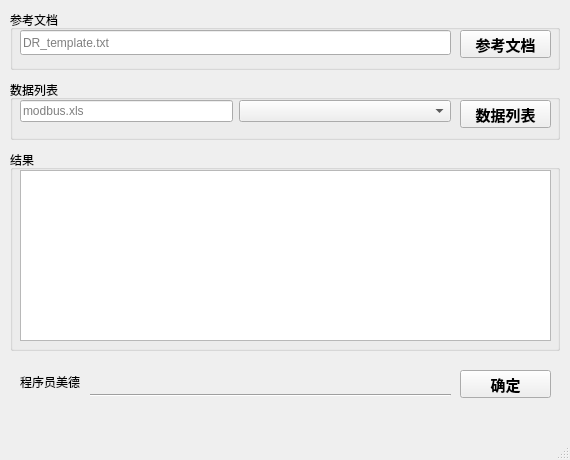
<?xml version="1.0" encoding="UTF-8"?>
<ui version="4.0">
 <class>MainWindow</class>
 <widget class="QMainWindow" name="MainWindow">
  <property name="geometry">
   <rect>
    <x>0</x>
    <y>0</y>
    <width>570</width>
    <height>460</height>
   </rect>
  </property>
  <property name="windowTitle">
   <string>MainWindow</string>
  </property>
  <widget class="QWidget" name="centralwidget">
   <widget class="QLabel" name="Bottom_label">
    <property name="geometry">
     <rect>
      <x>20</x>
      <y>372</y>
      <width>131</width>
      <height>20</height>
     </rect>
    </property>
    <property name="font">
     <font>
      <family>Arial</family>
      <pointsize>9</pointsize>
      <weight>50</weight>
      <bold>false</bold>
     </font>
    </property>
    <property name="frameShape">
     <enum>QFrame::NoFrame</enum>
    </property>
    <property name="frameShadow">
     <enum>QFrame::Plain</enum>
    </property>
    <property name="text">
     <string>程序员美德</string>
    </property>
   </widget>
   <widget class="QPushButton" name="Bottom_pushButton">
    <property name="geometry">
     <rect>
      <x>460</x>
      <y>370</y>
      <width>91</width>
      <height>28</height>
     </rect>
    </property>
    <property name="sizePolicy">
     <sizepolicy hsizetype="Minimum" vsizetype="Fixed">
      <horstretch>0</horstretch>
      <verstretch>0</verstretch>
     </sizepolicy>
    </property>
    <property name="baseSize">
     <size>
      <width>0</width>
      <height>0</height>
     </size>
    </property>
    <property name="font">
     <font>
      <family>Arial</family>
      <pointsize>11</pointsize>
      <weight>75</weight>
      <bold>true</bold>
     </font>
    </property>
    <property name="text">
     <string>确定</string>
    </property>
   </widget>
   <widget class="QGroupBox" name="Top_groupBox">
    <property name="geometry">
     <rect>
      <x>10</x>
      <y>10</y>
      <width>550</width>
      <height>60</height>
     </rect>
    </property>
    <property name="font">
     <font>
      <family>Arial</family>
     </font>
    </property>
    <property name="title">
     <string>参考文档</string>
    </property>
    <widget class="QLineEdit" name="Top_lineEdit">
     <property name="geometry">
      <rect>
       <x>10</x>
       <y>20</y>
       <width>431</width>
       <height>25</height>
      </rect>
     </property>
     <property name="sizePolicy">
      <sizepolicy hsizetype="Preferred" vsizetype="Maximum">
       <horstretch>0</horstretch>
       <verstretch>0</verstretch>
      </sizepolicy>
     </property>
     <property name="placeholderText">
      <string>DR_template.txt</string>
     </property>
    </widget>
    <widget class="QPushButton" name="Top_pushButton">
     <property name="geometry">
      <rect>
       <x>450</x>
       <y>20</y>
       <width>91</width>
       <height>28</height>
      </rect>
     </property>
     <property name="sizePolicy">
      <sizepolicy hsizetype="Minimum" vsizetype="Fixed">
       <horstretch>0</horstretch>
       <verstretch>0</verstretch>
      </sizepolicy>
     </property>
     <property name="baseSize">
      <size>
       <width>0</width>
       <height>0</height>
      </size>
     </property>
     <property name="font">
      <font>
       <family>Arial</family>
       <pointsize>11</pointsize>
       <weight>75</weight>
       <bold>true</bold>
      </font>
     </property>
     <property name="text">
      <string>参考文档</string>
     </property>
    </widget>
   </widget>
   <widget class="QGroupBox" name="Mid_groupBox">
    <property name="geometry">
     <rect>
      <x>10</x>
      <y>80</y>
      <width>550</width>
      <height>60</height>
     </rect>
    </property>
    <property name="font">
     <font>
      <family>Arial</family>
     </font>
    </property>
    <property name="title">
     <string>数据列表</string>
    </property>
    <widget class="QWidget" name="horizontalLayoutWidget_2">
     <property name="geometry">
      <rect>
       <x>10</x>
       <y>20</y>
       <width>431</width>
       <height>23</height>
      </rect>
     </property>
     <layout class="QHBoxLayout" name="horizontalLayout_2">
      <item>
       <widget class="QLineEdit" name="Mid_lineEdit">
        <property name="sizePolicy">
         <sizepolicy hsizetype="Preferred" vsizetype="Fixed">
          <horstretch>0</horstretch>
          <verstretch>0</verstretch>
         </sizepolicy>
        </property>
        <property name="placeholderText">
         <string>modbus.xls</string>
        </property>
       </widget>
      </item>
      <item>
       <widget class="QComboBox" name="Mid_comboBox"/>
      </item>
     </layout>
    </widget>
    <widget class="QPushButton" name="Mid_pushButton">
     <property name="geometry">
      <rect>
       <x>450</x>
       <y>20</y>
       <width>91</width>
       <height>28</height>
      </rect>
     </property>
     <property name="sizePolicy">
      <sizepolicy hsizetype="Minimum" vsizetype="Fixed">
       <horstretch>0</horstretch>
       <verstretch>0</verstretch>
      </sizepolicy>
     </property>
     <property name="baseSize">
      <size>
       <width>0</width>
       <height>0</height>
      </size>
     </property>
     <property name="font">
      <font>
       <family>Arial</family>
       <pointsize>11</pointsize>
       <weight>75</weight>
       <bold>true</bold>
      </font>
     </property>
     <property name="text">
      <string>数据列表</string>
     </property>
    </widget>
   </widget>
   <widget class="QGroupBox" name="Low_groupBox">
    <property name="geometry">
     <rect>
      <x>10</x>
      <y>150</y>
      <width>550</width>
      <height>201</height>
     </rect>
    </property>
    <property name="font">
     <font>
      <family>Arial</family>
     </font>
    </property>
    <property name="title">
     <string>结果</string>
    </property>
    <widget class="QTextEdit" name="Low_textEdit">
     <property name="geometry">
      <rect>
       <x>10</x>
       <y>20</y>
       <width>531</width>
       <height>171</height>
      </rect>
     </property>
    </widget>
   </widget>
   <widget class="Line" name="Bottom_line">
    <property name="geometry">
     <rect>
      <x>90</x>
      <y>385</y>
      <width>361</width>
      <height>20</height>
     </rect>
    </property>
    <property name="orientation">
     <enum>Qt::Horizontal</enum>
    </property>
   </widget>
  </widget>
  <widget class="QMenuBar" name="menubar">
   <property name="geometry">
    <rect>
     <x>0</x>
     <y>0</y>
     <width>570</width>
     <height>22</height>
    </rect>
   </property>
  </widget>
  <widget class="QStatusBar" name="statusbar"/>
 </widget>
 <resources/>
 <connections/>
</ui>
